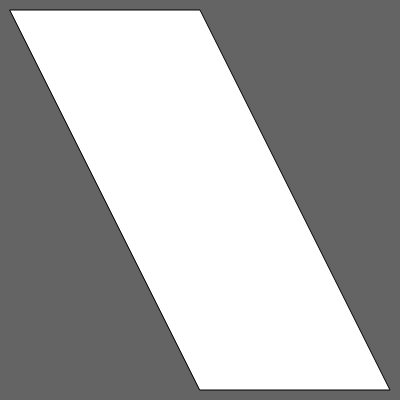
Frame 1 (no input)
Frame 60 (no input): identical to frame 1, image omitted
Frame 120 (the mouse pressed at the canvas centre since frame 60): identical to frame 1, image omitted

The p5.js sketch that drew this single still picture (run headless with seeded random() and noise() and a simulated clock; from frame 60 on, the mouse is pressed at the canvas centre):

// p5.js sketch
// ── sketch.js
function setup() {
  createCanvas(400, 400);
  // To center the rectangle without math
  rectMode(CENTER);
}

function draw() {
  background(100);
  // rect(X-topLeft, Y-topLeft
  //      width, height);
  //rect(200,200,100,100);
  // Quadrilateral

  // quad(x1,y1,x2,y2,x3,y3,x4,y4);

  // quad(xtopLeft, ytopLeft,
  //      xtopRight, ytopRight,
  //      xbottomRight, ybottomRight,
  //      xbottomLeft, ybottomLeft);
  
  quad(10,10,200,10,390,390,200,390);
}
